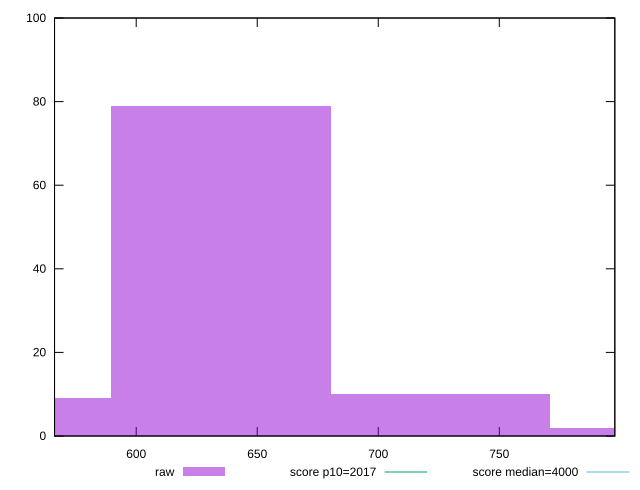

Generate this figure with gnuplot:
reset

$raw <<EOF
725.6706531329235 10
634.961821491308 79
816.3794847745389 2
544.2529898496925 9
EOF

set key outside below
set boxwidth 90.70883164161543
set xrange [566.2560000000005:797.7280000000011]
set yrange [0:100]
set trange [0:100]
set style fill transparent solid 0.5 noborder

set parametric
set terminal svg size 640, 490 enhanced background rgb 'white'
set output "report_00026_2021-02-22T21:38:55.199Z/mainthread-work-breakdown/samples/pages+cached+noadtech/raw/histogram.svg"

plot $raw title "raw" with boxes, \
     2017,t title "score p10=2017", \
     4000,t title "score median=4000"

reset
